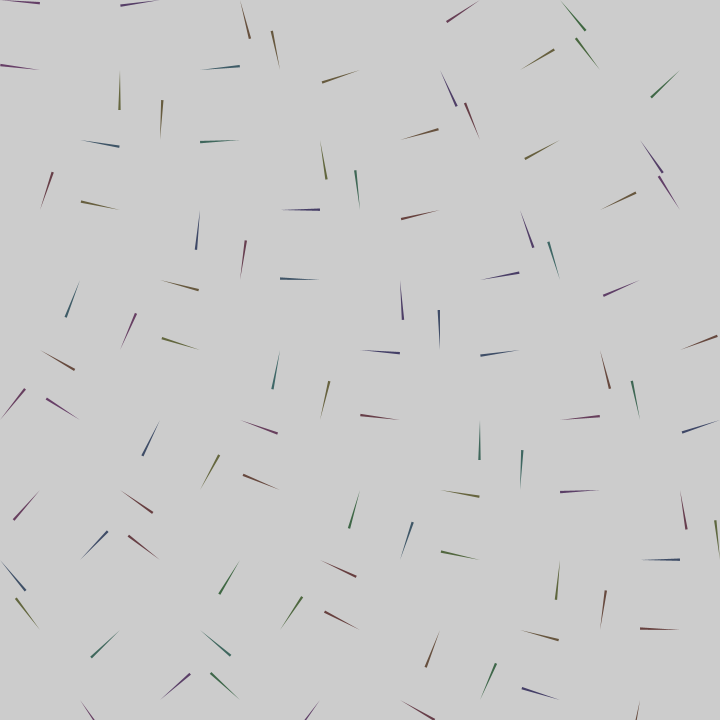
Frame 1 (no input)
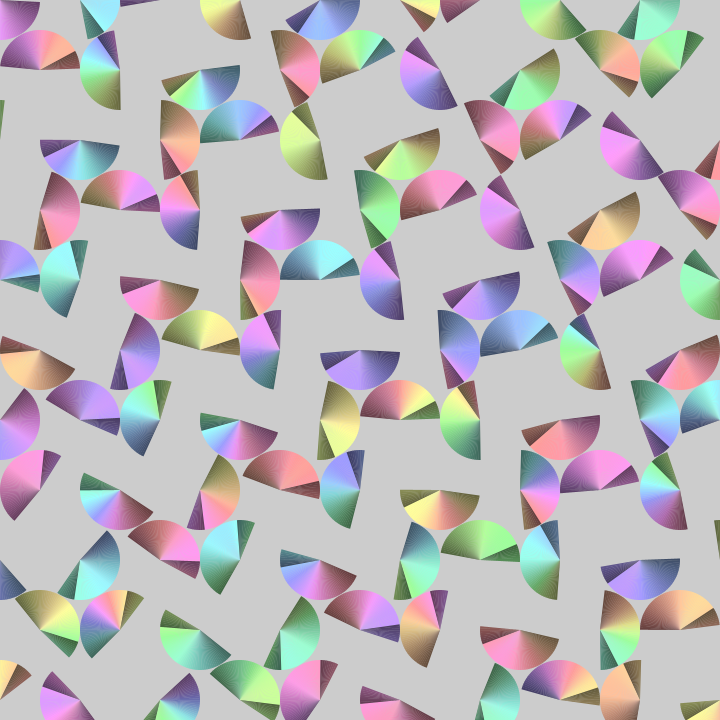
Frame 60 (the mouse pressed at the canvas centre just before this capture)
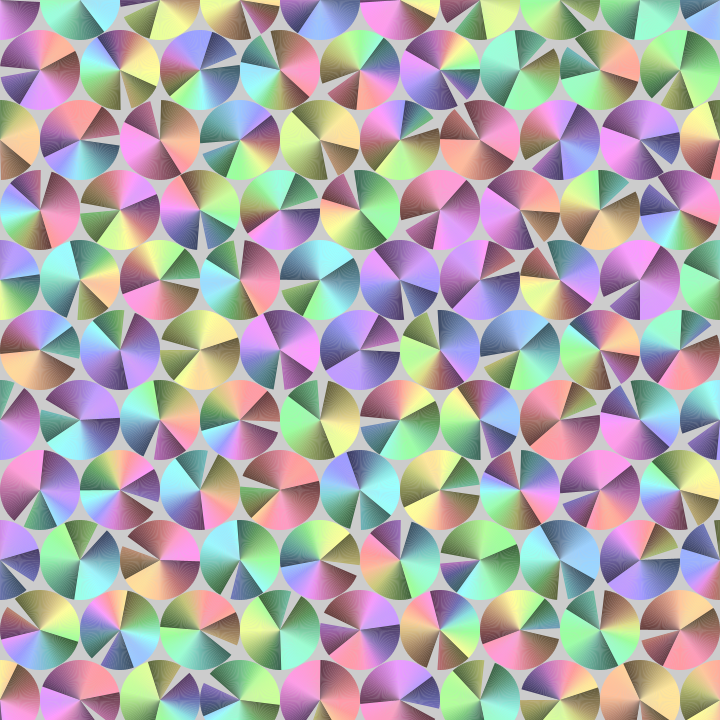
Frame 120 (the mouse held since frame 60 and released just before this capture)

The Processing sketch that drew these frames (run headless with seeded random() and noise(); from frame 60 on, the mouse is pressed at the canvas centre):

// Processing sketch: bit2atom_20210217c_colorPies
// ── bit2atom_20210217c_colorPies.pde
float t, x, y, R;
void setup() {
  size(720, 720);
  clear();
  noStroke();
  colorMode(HSB);
}
void draw() {
  t+=.05;
  for (y=0; y<800; y+=70) {
    for (x=y/70%2*40; x<800; x+=80) {
      fill(noise(x, y, t/9)*765%255, 99, t*99%255+99);
      arc(x, y, 80, 80, R=x+y+t, R+.06);
    }
  }
}
